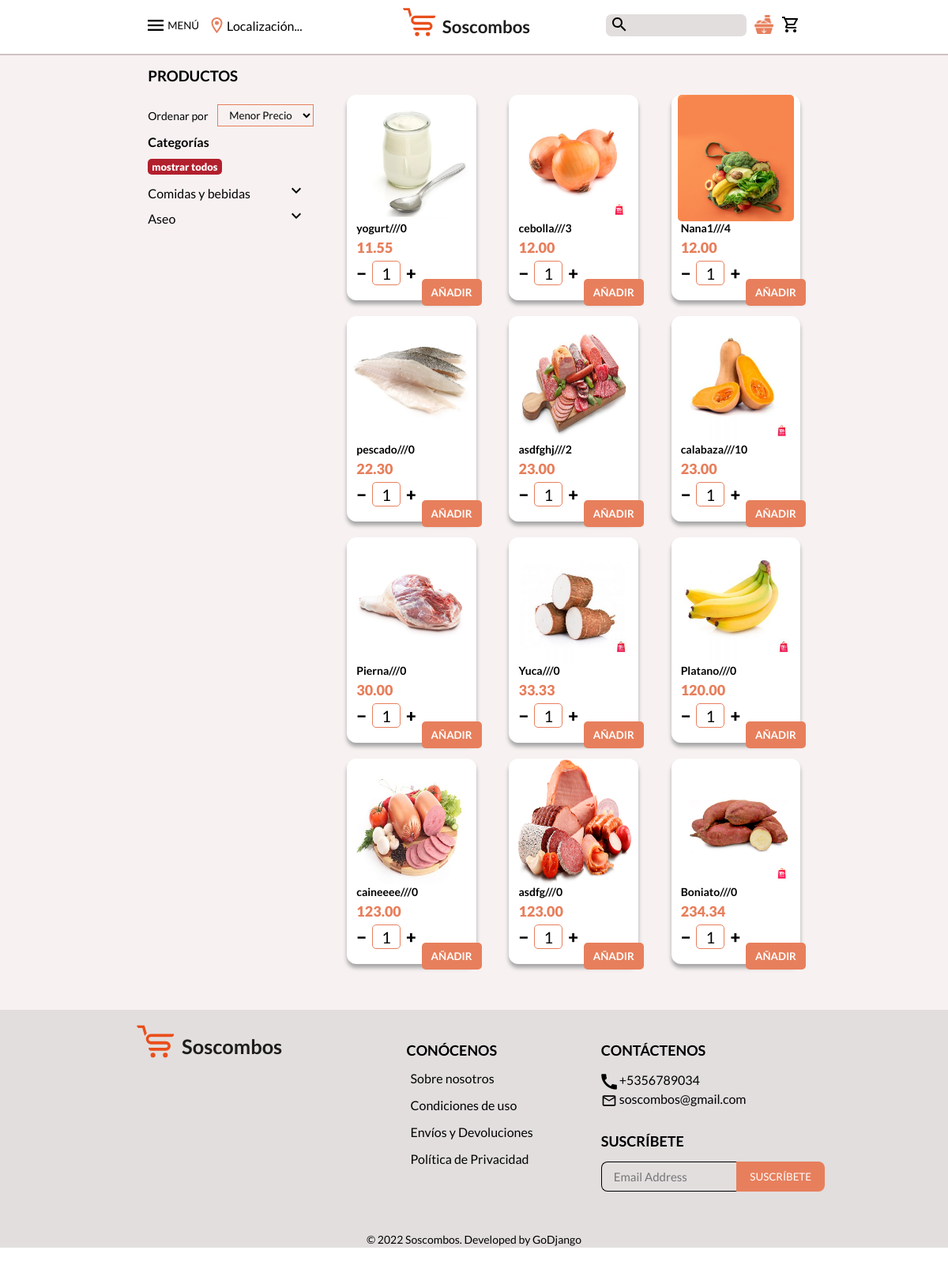
/productos, run on an earlier commit of the app's database.
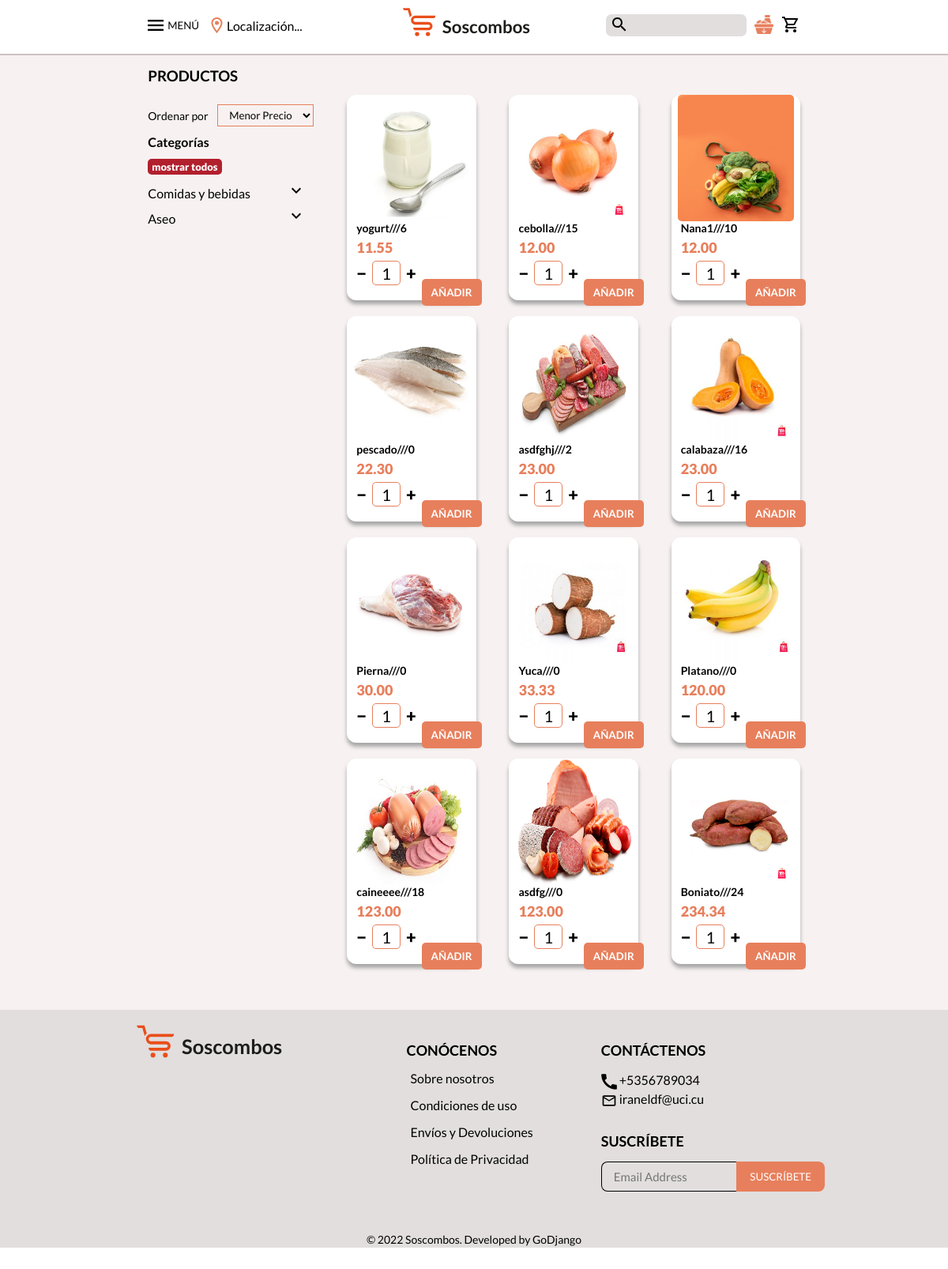
And on a later commit of the database.
### app/models.py (models this page shows, shortened)
class productos(models.Model):
    activ = models.BooleanField(default=True, verbose_name='Mostrar')
    imagen = models.ImageField(verbose_name='Imagen', upload_to='img/productos/')
    nombre = models.CharField(max_length=100, verbose_name='Nombre', default='')
    precio = models.DecimalField(max_digits=6, decimal_places=2, verbose_name='Precio')
    mejor = models.BooleanField(default=True, verbose_name='Marcar como uno de los mejores productos')
    especial = models.BooleanField(default=True, verbose_name='Oferta especial')
    subcategoria = models.ManyToManyField(subCategorias)
    ubicaciones = models.ManyToManyField(ubicaciones)
    cantventas = models.PositiveIntegerField(verbose_name='Cantidad de ventas', editable=False, auto_created=True,
                                             default=0)
    class Meta:
        verbose_name_plural = '02- Productos'
        verbose_name = 'Producto'

class contactenos(SingletonModel):
    telef = models.CharField(max_length=100, verbose_name='Teléfono', default='')
    email = models.EmailField(max_length=100, verbose_name='Correo', default='soscombos@gmail.com')
    email_en = models.URLField(max_length=1000, verbose_name='Enlace de correo')
    class Meta:
        verbose_name = '05- Contáctenos'

### app/views.py (the view)
# urls.py: path('productos', Productos.as_view(), name='productos'),
class Productos(ListView):
    template_name = 'pages/productos.html'
    queryset = models.productos.objects.filter(activ=True).order_by('precio')
    paginate_by = 12
    context_object_name = 'productos'
    def get_queryset(self):
        qs = super(Productos, self).get_queryset()
        return get_qs(self, qs)
    def get_context_data(self, *, object_list=None, **kwargs):
        context = super(Productos, self).get_context_data()
        context['conocenos'] = models.conocenos.objects.first()
        context['contactenos'] = models.contactenos.objects.first()
        context['general'] = models.general.objects.first()
        context['categorias'] = models.categorias.objects.all()
        context['subcategorias'] = models.subCategorias.objects.all()
        context['cantidad'] = len(models.productos.objects.filter(activ=True))
        context['path'] = 'productos'
        context['ubicaciones'] = models.ubicaciones.objects.all()
        return context

### app/models.py (called while the page is built)
    def __str__(self):
        return self.categoria

### app/templates/pages/productos.html (shortened to what this page needs)
{% extends 'pages/includes/base.html' %}
{% load static %}
{% block css %}
    <link href="{% static 'css/paginasSecundarias.css' %}" rel="stylesheet" type="text/css">
{% endblock %}
{% block content %}
    <section class="productos__contenedor-principal">
        {% include 'pages/includes/productos/MenuProductos.html' %}
        {% include 'pages/includes/productos/todosLosProductosContenedor.html' %}
    </section>
{% endblock %}

### app/templates/pages/includes/base.html (shortened to what the changed rows need)
{% load static %}
<!DOCTYPE html>
<html>
<head>
    {% block css %}
    {% endblock %}
    <link href="{% static 'plugins/font-awesome-4.7.0/css/font-awesome.min.css' %}" rel="stylesheet"
          type="text/css">
    <link href="{% static 'css/anim.css' %}" rel="stylesheet" type="text/css">
    <link href="{% static 'css/estilosGenerales.css' %}" rel="stylesheet" type="text/css">
    <link href="{% static 'css/index.css' %}" rel="stylesheet" type="text/css">
    <link href="{% static 'css/cssMenu.css' %}" rel="stylesheet" type="text/css">
    <link href="{% static 'css/piePagina.css' %}" rel="stylesheet" type="text/css">
    <link href="{% static 'css/modal.css' %}" rel="stylesheet" type="text/css">
</head>
<body>
{% block content %}
{% endblock %}
<footer class="pie-pagina__contenedor">
    <div class="pie-pagina__conocenos">
        <h2>CONÓCENOS</h2>
    </div>
    <div class="contacteno-suscribete-vista-pc">
        <div class="pie-pagina__contactenos">
            <h2>CONTÁCTENOS</h2>
            <ul>
                <li id="telefono-contenedor">
                    <img class="pie-pagina__icono" src="{% static 'img/Iconos/telefono.svg' %}">
                    <p id="texto_a_copiar">{{ contactenos.telef }}</p>
                </li>
                <li id="mail-contenedor">
                    <img class="pie-pagina__icono" src="{% static 'img/Iconos/email_black_24dp.svg' %}">
                    <p>{{ contactenos.email }}</p>
                </li>
            </ul>
        </div>
        <div class="pie-pagina__suscribete">
            <h2>SUSCRÍBETE</h2>
        </div>
    </div>
</footer>

### app/templates/pages/includes/productos/todosLosProductosContenedor.html (shortened to what this page needs)
<article class="caja-productos">
    {% for p in object_list %}
        <div class="plantilla-producto">
            <div class="producto">
                <a class="mostrar-producto" href="{% url 'VerProductos' p.id %}">
                    <img class="foto-producto" alt="foto producto" src="{{ p.imagen.url }}"
                         style="width: 90%; height: 160px">
                </a>
                <div class="nombre-precio-producto ">
                    <h4 class="nombre">{{ p.nombre }}///{{ p.cantventas }}</h4>
                    <p>{{ p.precio }}</p>
                </div>
                <div class="contar-producto">
                    <button class="btn-contar restar" id="id{{ p.id }}" type="button">&minus;</button>
                    <div id="contador" class="id{{ p.id }}">1</div>
                    <button class="btn-contar sumar" id="id{{ p.id }}" type="button">&plus;</button>
                </div>
                <button
                        type="button"
                        class="annadir-carrito btnSimple-carrito__comprar-mas"
                        id="btnid{{ p.id }}"
                        onclick="addCarrito({{ p.id }},
                                document.querySelector('.id{{ p.id }}').textContent)"
                >
                    AÑADIR
                </button>
            </div>
        </div>
    {% endfor %}
</article>

What changed in the data, as far as the page shows it:
changed productos "yogurt": cantventas "0" → "6"
changed productos "cebolla": cantventas "3" → "15"
changed productos "Nana1": cantventas "4" → "10"
changed productos "calabaza": cantventas "10" → "16"
changed productos "caineeee": cantventas "0" → "18"
changed productos "Boniato": cantventas "0" → "24"
changed contactenos: email "soscombos@gmail.com" → "iraneldf@uci.cu"
